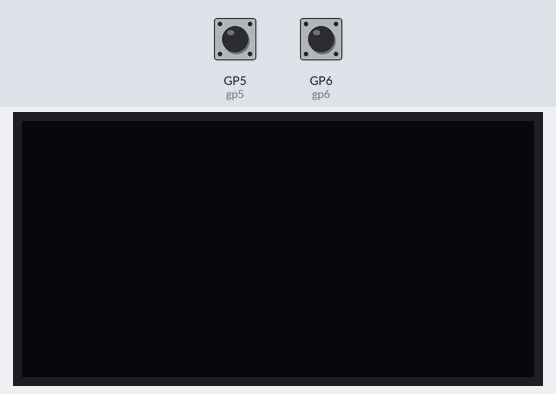
Recording of a program running on a simulated Raspberry Pi Pico running MicroPython. Parts: 128×64 one-colour display. Inputs (shaded band) come from the test bench; at power-on: GP5 (gp5) HIGH, GP6 (gp6) HIGH. Library files of the repository ran but are not shown: ssd1306.py; what the program prints to the serial console is not drawn.

Above: at 1.2 s.
1.3 s: GP5 (gp5) pulled LOW for 0.15 s
At 1.8 s:
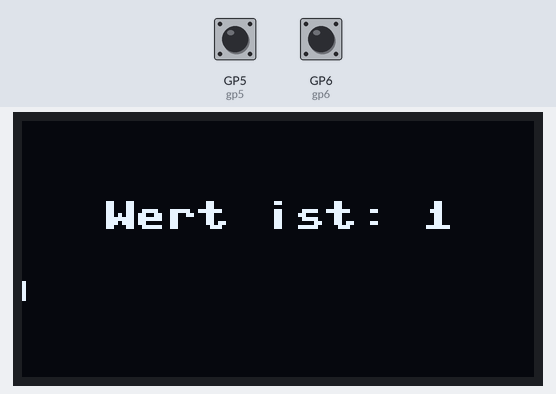
2.9 s: GP6 (gp6) pulled LOW for 0.15 s
At 4.2 s:
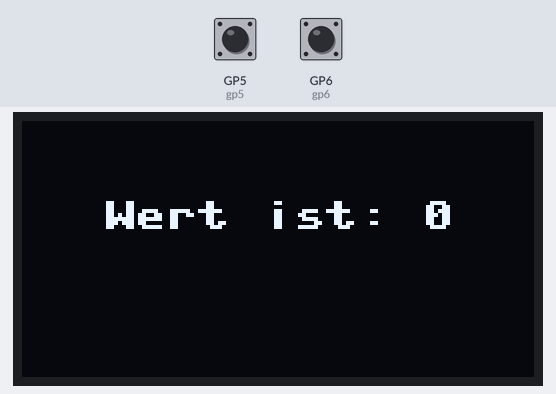
Timing chart, 0 to 5.9 s (numbered marks = the images above; inputs shaded):
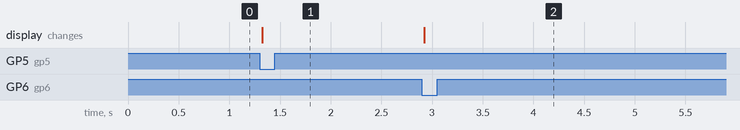

The program:

irq.py
```python
import machine
import ssd1306
import utime

value = 0


sda=machine.Pin(0)
scl=machine.Pin(1)
i2c=machine.I2C(0,sda=sda, scl=scl, freq=400000)
print(i2c.scan())

display = ssd1306.SSD1306_I2C(128, 64, i2c)

def disp():
    global display
    display.fill(0)
    display.text("Wert ist: %d" % value, 20, 20, 1)
    display.fill_rect(0, 40, value, 5, 1)
    display.show()

def decrement(pin):
    global value
    value -= 1
    if (value < 0): value = 0
    disp()

def increment(pin):
    global value
    value += 1
    if value > 123: value = 123
    disp()

gp5 = machine.Pin(5, machine.Pin.IN, machine.Pin.PULL_UP)
gp5.irq(increment, machine.Pin.IRQ_FALLING)

gp6 = machine.Pin(6, machine.Pin.IN, machine.Pin.PULL_UP)
gp6.irq(decrement, machine.Pin.IRQ_FALLING)
```

Measured:
- after the input at 1.3 s, the display: changes at once (image 1)
- after the input at 2.9 s, the display: changes at once (image 2)
